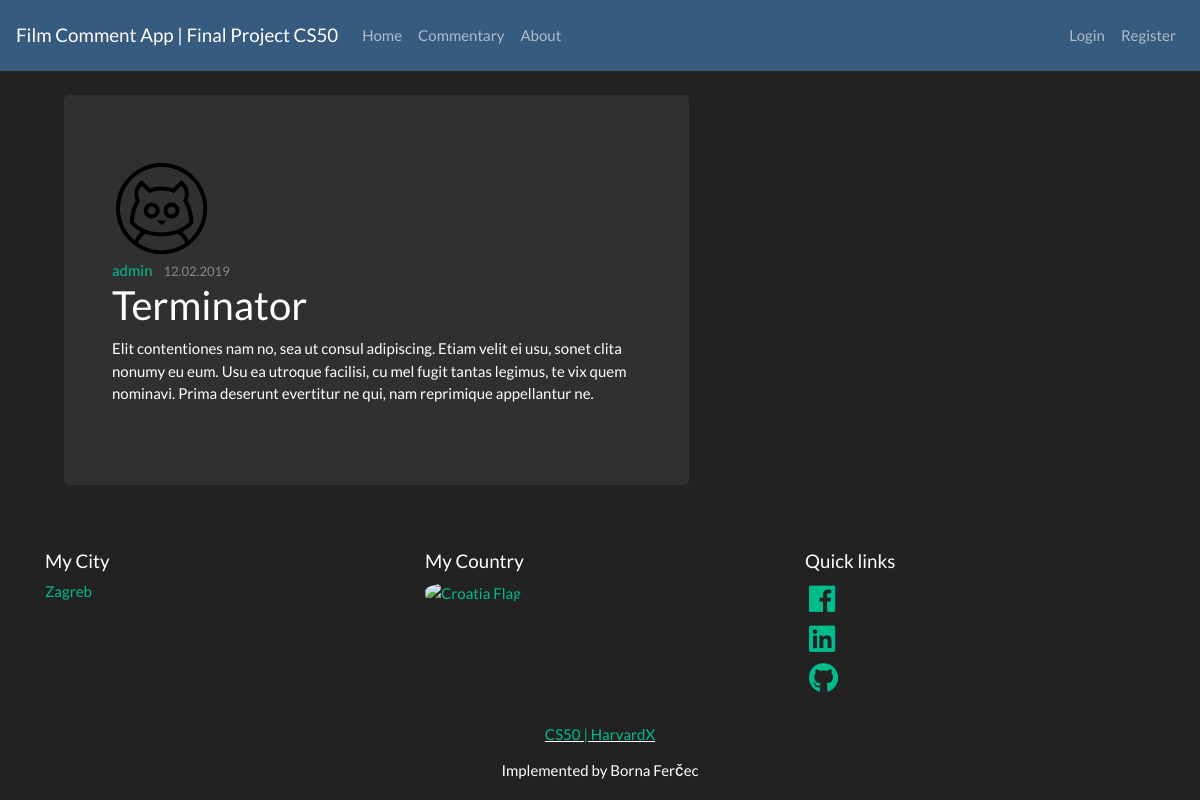
The page /post/5 on the database its author committed.
### final_project/models.py (models this page shows, shortened)
class User(db.Model, UserMixin):
    id = db.Column(db.Integer, primary_key=True)
    username = db.Column(db.String(20), unique=True, nullable=False)
    email = db.Column(db.String(120), unique=True, nullable=False)
    image_file = db.Column(db.String(20), nullable=False, default='default.png')
    password = db.Column(db.String(60), nullable=False)
    posts = db.relationship('Post', backref='author', lazy=True)

class Post(db.Model):
    id = db.Column(db.Integer, primary_key=True)
    title = db.Column(db.String(100), nullable=False)
    date_posted = db.Column(db.DateTime, nullable=False, default=datetime.utcnow())
    content = db.Column(db.Text, nullable=False)
    user_id = db.Column(db.Integer, db.ForeignKey('user.id'), nullable=False)

### final_project/routes.py (the view)
@app.route("/post/<int:post_id>")
def post(post_id):
    post = Post.query.get_or_404(post_id)
    return render_template('post.html', title=post.title, post=post)

### final_project/templates/post.html (shortened to what this page needs)
{% extends "index.html" %}
{% block content %}
<div class="content-section col-md-10 pl-5 mt-4">
    <div class="jumbotron content-section col-md-8 pl-5 mt-3 ml-3">
        <img class="rounded-circle article-img" src="{{ url_for('static', filename='profile_pics/' + post.author.image_file) }}">
        <div class="media-body">
            <div class="article-metadata">
            <a class="mr-2" href="{{ url_for('user_posts', username=post.author.username )}}">{{ post.author.username }}</a>
            <small class="text-muted">{{ post.date_posted.strftime('%d.%m.%Y') }}</small>
            </div>
            <h2 class="article-title">{{ post.title }}</a></h2>
            <p class="article-content">{{ post.content }}</p>
        </div>
    </div>
</div>
{% endblock content %}

### rows shown on the page
User: image_file (placeholder picture), author.username "admin"
Post: date_posted "12.02.2019", title "Terminator", content "Elit contentiones nam no, sea ut consul adipiscing. Etiam velit ei usu, sonet clita nonumy eu eum. Usu ea utroque facilisi, cu mel fugit tantas legimus, te vix quem nominavi. Prima deserunt evertitur ne qui, nam reprimique appellantur ne."
